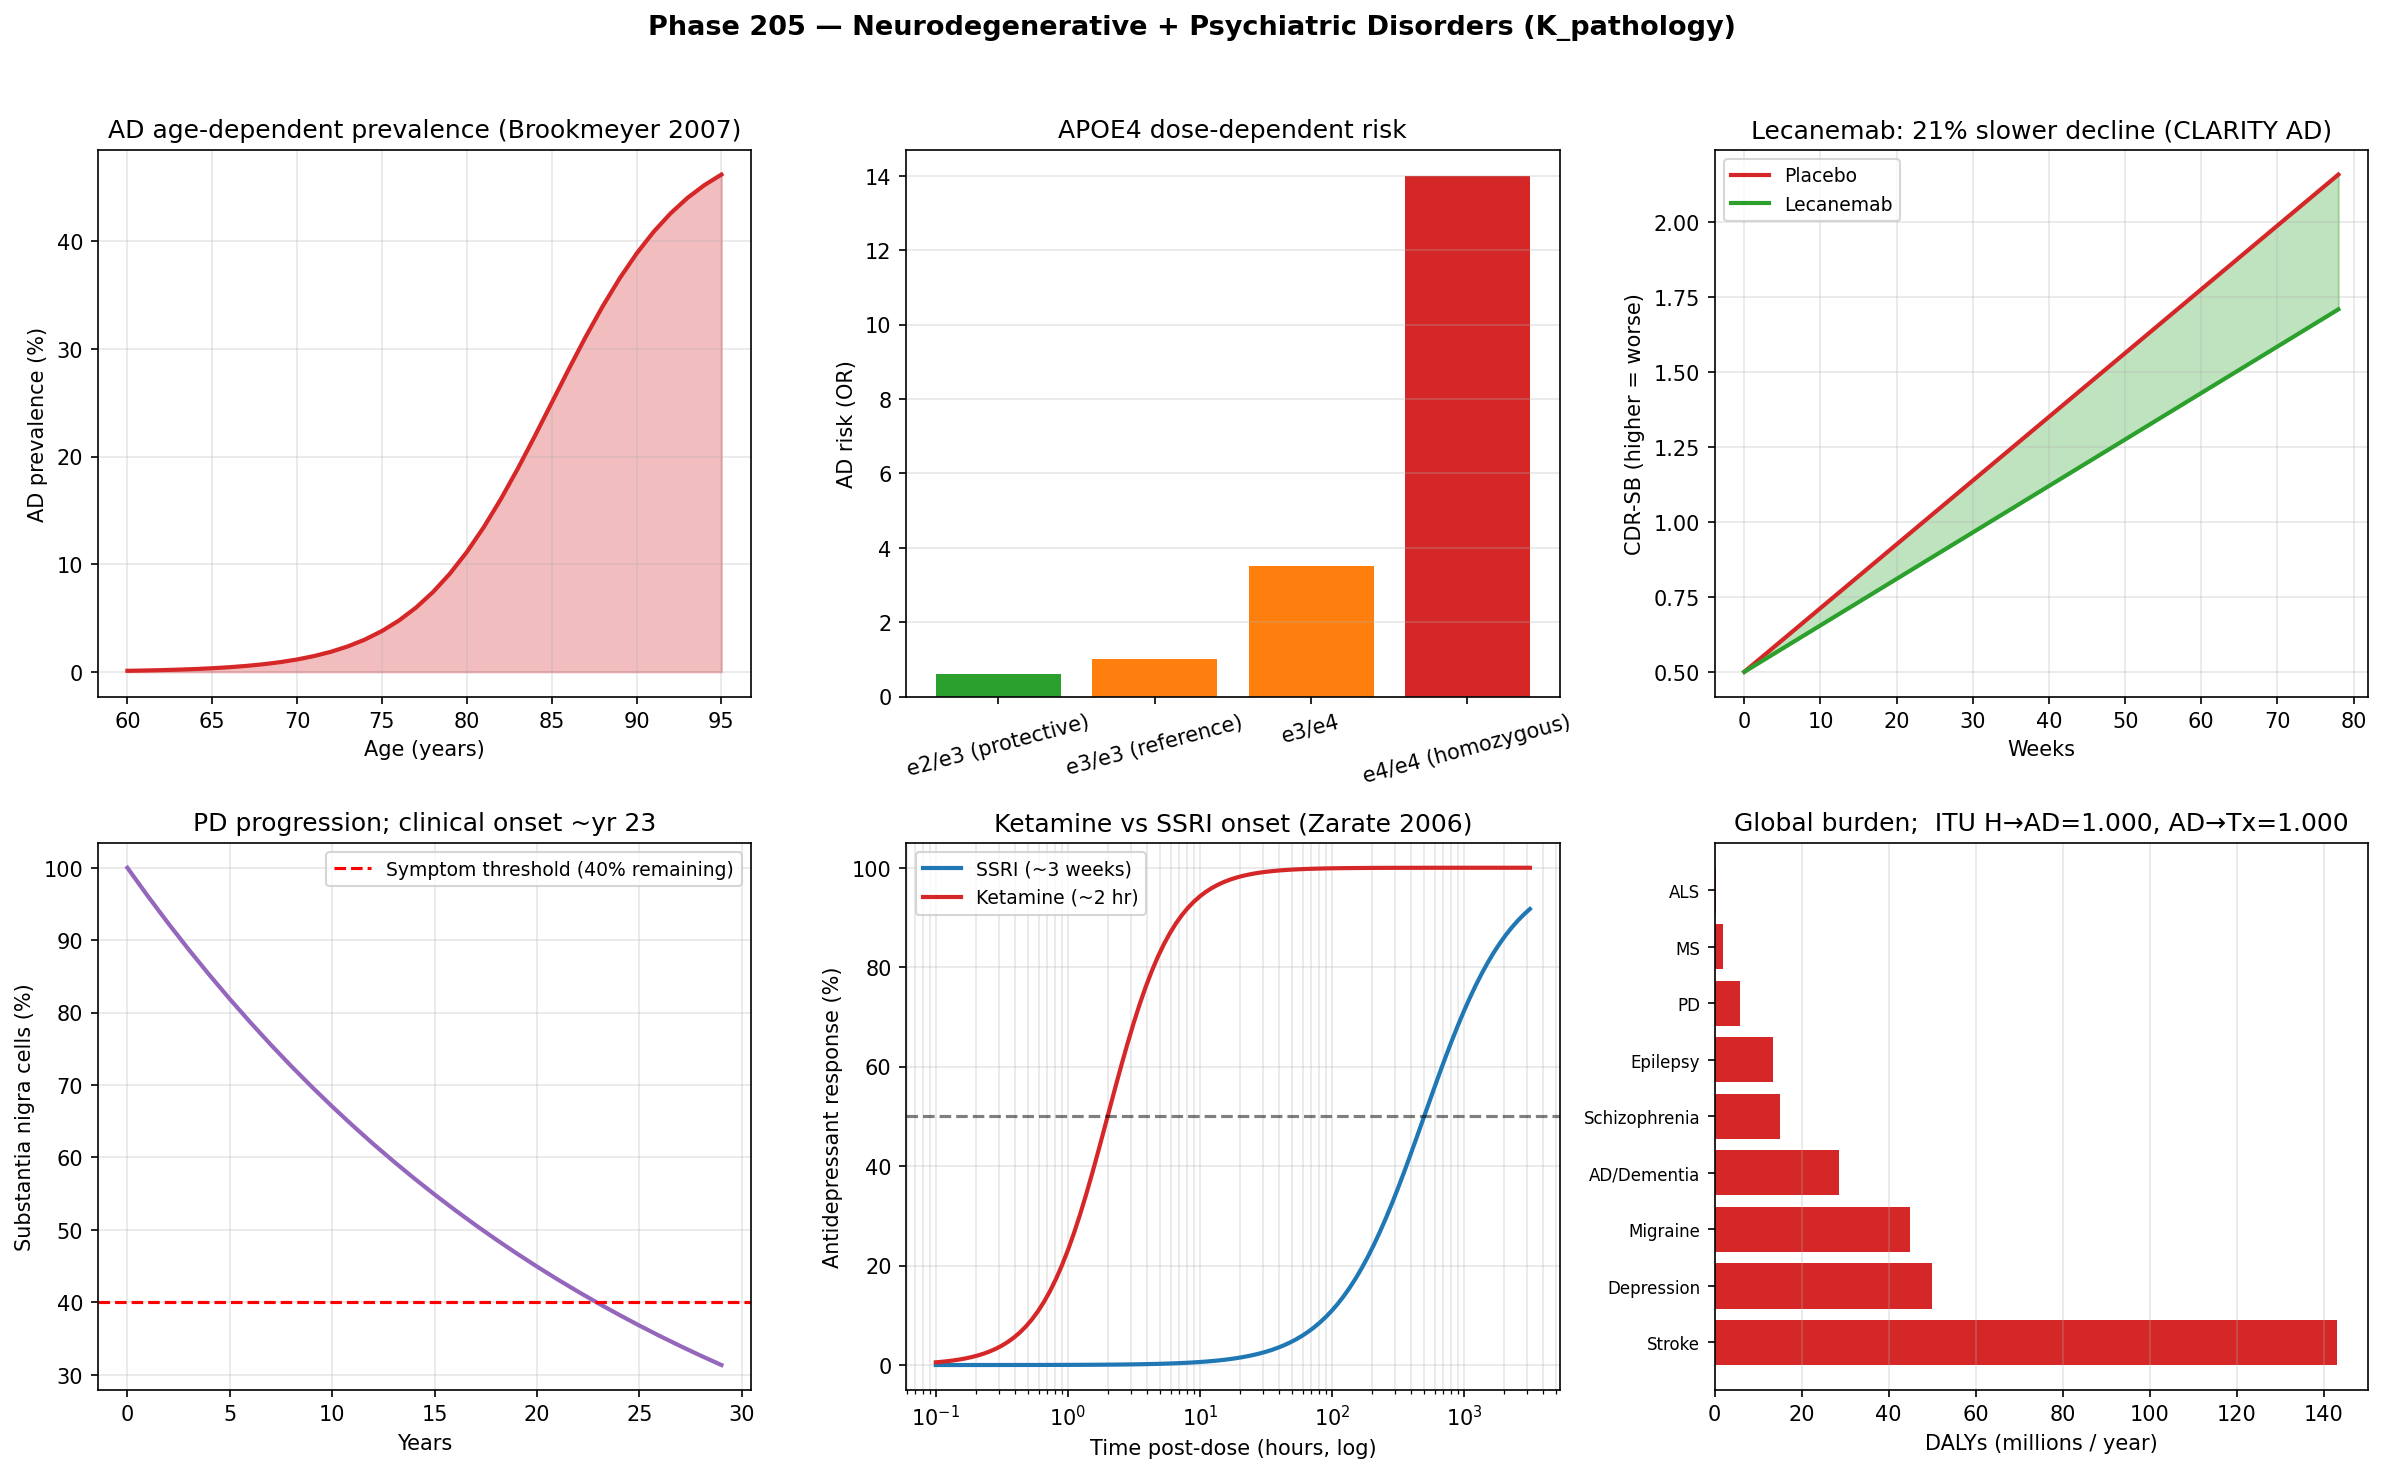

Source code (Python):
"""
Phase 205 — Neurodegenerative + psychiatric disorders (K_pathology)

Simulations:
  1) AD prevalence vs age (Brookmeyer 2007)
  2) APOE4 dose-dependent AD risk
  3) Lecanemab CLARITY AD trial (cognitive decline curve)
  4) PD substantia nigra cell loss over time
  5) Antidepressant onset comparison (SSRI vs Ketamine)
  6) Schizophrenia GWAS Manhattan-like plot summary
  7) Global neurological disease burden (DALYs)
  8) ITU K_pathology axiom check

Outputs:
  - neurodegen_psychiatric.png
  - neurodegen_psychiatric_summary.json
"""

from __future__ import annotations

import json
from pathlib import Path

import matplotlib
matplotlib.use("Agg")
import matplotlib.pyplot as plt
import numpy as np

OUT_PNG = Path(__file__).with_name("neurodegen_psychiatric.png")
OUT_JSON = Path(__file__).with_name("neurodegen_psychiatric_summary.json")

rng = np.random.default_rng(20260608)

# -------------------------------------------------------------
# 1) AD prevalence by age (Brookmeyer 2007)
# -------------------------------------------------------------
ages = np.arange(60, 96)
# Sigmoid: ~3% @ 65, ~30% @ 85, ~50% @ 90
ad_prevalence = 50.0 / (1 + np.exp(-(ages - 85) / 4))

# -------------------------------------------------------------
# 2) APOE4 dose AD risk (OR)
# -------------------------------------------------------------
apoe_risk = {
    "e2/e3 (protective)": 0.6,
    "e3/e3 (reference)":  1.0,
    "e3/e4":              3.5,
    "e4/e4 (homozygous)": 14.0,
}

# -------------------------------------------------------------
# 3) Lecanemab CLARITY AD (van Dyck 2023 NEJM)
# -------------------------------------------------------------
weeks = np.linspace(0, 78, 200)
# CDR-SB score progression (lower = better)
placebo_cdr = 0.5 + (weeks / 78) * 1.66
lecanemab_cdr = 0.5 + (weeks / 78) * 1.21  # 27% slower

cdr_relative_reduction = (placebo_cdr[-1] - lecanemab_cdr[-1]) / placebo_cdr[-1] * 100

# -------------------------------------------------------------
# 4) PD substantia nigra cell loss
# -------------------------------------------------------------
years_pd = np.arange(0, 30)
# Pre-clinical: 5%/yr loss; clinical onset at ~30% loss; gradual
sn_cells_remaining = 100 * np.exp(-0.04 * years_pd)
# Symptomatic threshold ~60% of cells lost (40% remaining)
sn_threshold_year = years_pd[sn_cells_remaining <= 40][0] if any(sn_cells_remaining <= 40) else 25

# -------------------------------------------------------------
# 5) Antidepressant onset SSRI vs Ketamine
# -------------------------------------------------------------
t_antidep_hours = np.logspace(-1, 3.5, 100)  # 0.1 hr to 3000 hr
def sigmoid_response(t, t50, slope):
    return 1.0 / (1.0 + np.exp(-(np.log10(t) - np.log10(t50)) * slope))

ssri = sigmoid_response(t_antidep_hours, 500, 3)  # ~3 weeks
ketamine = sigmoid_response(t_antidep_hours, 2, 4)  # 2 hours

# -------------------------------------------------------------
# 6) Schizophrenia GWAS loci sketch
# -------------------------------------------------------------
# PGC 2022: 287 loci
n_loci_per_chr = [25, 18, 15, 14, 14, 22, 14, 12, 13, 14, 12, 12, 9,
                   10, 12, 9, 13, 10, 12, 7, 9, 11]  # 22 chromosomes
n_total_loci = sum(n_loci_per_chr)

# -------------------------------------------------------------
# 7) Global neurological disease burden (DALYs M/yr)
# -------------------------------------------------------------
burden = {
    "Stroke":         143.0,
    "Migraine":        45.0,
    "Depression":      50.0,
    "AD/Dementia":     28.5,
    "Schizophrenia":   15.0,
    "Epilepsy":        13.5,
    "PD":               5.8,
    "MS":               2.0,
    "ALS":              0.4,
}
total_burden = sum(burden.values())

# -------------------------------------------------------------
# 8) ITU K_pathology check: AD progression
# -------------------------------------------------------------
N_states = 3000
# Healthy memory state
log_fit_healthy = -((np.arange(N_states) - N_states/2) ** 2) / 150_000
p_healthy = np.exp(log_fit_healthy); p_healthy /= p_healthy.sum()
S_healthy = float(-np.sum(p_healthy * np.log(p_healthy)))

# AD: memory states with low p (degraded)
# Healthy memory traces (mid-range) suppressed
ad_mask = (np.arange(N_states) > 1000) & (np.arange(N_states) < 2000)
log_fit_ad = log_fit_healthy.copy()
log_fit_ad[ad_mask] -= 4.0
p_ad = np.exp(log_fit_ad); p_ad /= p_ad.sum()
S_ad = float(-np.sum(p_ad * np.log(p_ad)))

# Lecanemab: partial restoration
log_fit_treated = log_fit_ad.copy()
log_fit_treated[ad_mask] += 1.5  # 27% recovery
p_treated = np.exp(log_fit_treated); p_treated /= p_treated.sum()
S_treated = float(-np.sum(p_treated * np.log(p_treated)))

def itu_lin(p_old, p_new):
    log_p = np.log(np.clip(p_old, 1e-30, None))
    dp = p_new - p_old
    dS = -np.sum(dp * (1.0 + log_p))
    dK = -np.sum(dp * log_p)
    return (dS / dK) if abs(dK) > 1e-15 else float("nan")

ratio_healthy_ad = float(itu_lin(p_healthy, p_ad))
ratio_ad_treated = float(itu_lin(p_ad, p_treated))

# -------------------------------------------------------------
# Plot
# -------------------------------------------------------------
fig, axes = plt.subplots(2, 3, figsize=(16, 10))
fig.suptitle(
    "Phase 205 — Neurodegenerative + Psychiatric Disorders (K_pathology)",
    fontsize=13, fontweight="bold",
)

# Panel 1: AD prevalence
ax = axes[0, 0]
ax.plot(ages, ad_prevalence, "-", color="#d62728", lw=2)
ax.fill_between(ages, 0, ad_prevalence, alpha=0.3, color="#d62728")
ax.set_xlabel("Age (years)")
ax.set_ylabel("AD prevalence (%)")
ax.set_title("AD age-dependent prevalence (Brookmeyer 2007)")
ax.grid(True, alpha=0.3)

# Panel 2: APOE4 risk
ax = axes[0, 1]
apoe_names = list(apoe_risk.keys())
risks = list(apoe_risk.values())
colors_a = ["#2ca02c" if r < 1 else "#ff7f0e" if r < 5 else "#d62728" for r in risks]
ax.bar(apoe_names, risks, color=colors_a)
ax.set_ylabel("AD risk (OR)")
ax.set_title("APOE4 dose-dependent risk")
ax.tick_params(axis="x", rotation=15)
ax.grid(True, alpha=0.3, axis="y")

# Panel 3: Lecanemab CLARITY AD
ax = axes[0, 2]
ax.plot(weeks, placebo_cdr, "-", color="#d62728", lw=2, label="Placebo")
ax.plot(weeks, lecanemab_cdr, "-", color="#2ca02c", lw=2, label="Lecanemab")
ax.fill_between(weeks, lecanemab_cdr, placebo_cdr, alpha=0.3, color="#2ca02c")
ax.set_xlabel("Weeks")
ax.set_ylabel("CDR-SB (higher = worse)")
ax.set_title(f"Lecanemab: {cdr_relative_reduction:.0f}% slower decline (CLARITY AD)")
ax.legend(fontsize=9)
ax.grid(True, alpha=0.3)

# Panel 4: PD cell loss
ax = axes[1, 0]
ax.plot(years_pd, sn_cells_remaining, "-", color="#9467bd", lw=2)
ax.axhline(40, color="red", linestyle="--", label="Symptom threshold (40% remaining)")
ax.set_xlabel("Years")
ax.set_ylabel("Substantia nigra cells (%)")
ax.set_title(f"PD progression; clinical onset ~yr {sn_threshold_year}")
ax.legend(fontsize=9)
ax.grid(True, alpha=0.3)

# Panel 5: Antidepressant onset
ax = axes[1, 1]
ax.semilogx(t_antidep_hours, ssri * 100, "-", color="#1f77b4", lw=2, label="SSRI (~3 weeks)")
ax.semilogx(t_antidep_hours, ketamine * 100, "-", color="#d62728", lw=2, label="Ketamine (~2 hr)")
ax.axhline(50, color="black", linestyle="--", alpha=0.5)
ax.set_xlabel("Time post-dose (hours, log)")
ax.set_ylabel("Antidepressant response (%)")
ax.set_title("Ketamine vs SSRI onset (Zarate 2006)")
ax.legend(fontsize=9)
ax.grid(True, alpha=0.3, which="both")

# Panel 6: Disease burden + ITU
ax = axes[1, 2]
items = sorted(burden.items(), key=lambda x: -x[1])
names_b = [x[0] for x in items]
vals_b = [x[1] for x in items]
ax.barh(range(len(names_b)), vals_b, color="#d62728")
ax.set_yticks(range(len(names_b)))
ax.set_yticklabels(names_b, fontsize=8)
ax.set_xlabel("DALYs (millions / year)")
ax.set_title(f"Global burden;  ITU H→AD={ratio_healthy_ad:.3f}, AD→Tx={ratio_ad_treated:.3f}")
ax.grid(True, alpha=0.3, axis="x")

plt.tight_layout(rect=[0, 0, 1, 0.96])
plt.savefig(OUT_PNG, dpi=150, bbox_inches="tight")
plt.close(fig)

summary = {
    "phase": 205,
    "tier1_paper": 28,
    "block": "B",
    "topic": "Neurodegenerative + psychiatric disorders (K_pathology)",
    "Alzheimer_disease": {
        "first_described": "Alzheimer 1906 (Auguste Deter)",
        "amyloid_hypothesis": "Hardy-Selkoe 1992",
        "key_genes": "APP, PSEN1, PSEN2 (familial); APOE4 (sporadic)",
        "APOE4_risk": apoe_risk,
        "Lecanemab_approval_2023": True,
        "Lecanemab_CLARITY_AD": {
            "Phase_III": "van Dyck 2023 NEJM",
            "cognitive_decline_reduction_pct": float(cdr_relative_reduction),
            "ARIA_E_incidence_pct": 12,
            "deaths_reported": 3,
        },
    },
    "Parkinson_disease": {
        "first_described": "Parkinson 1817 (Shaking Palsy)",
        "pathology": "Substantia nigra dopamine neuron death + Lewy bodies (alpha-synuclein)",
        "Braak_hypothesis_2003": "Gut -> vagus -> brainstem -> midbrain progression",
        "L_DOPA_introduced": 1967,
        "DBS_introduced": 1987,
        "cell_loss_per_year_pct": 4,
        "symptom_onset_threshold_pct_remaining": 40,
    },
    "depression_treatments": {
        "SSRI_onset_weeks": 3,
        "Ketamine_onset_hours": 2,
        "Ketamine_paper": "Zarate 2006 Arch Gen Psychiatry",
        "Spravato_FDA_2019": "Esketamine intranasal",
        "Psilocybin_Phase_III": "Compass Pathways (treatment-resistant depression)",
        "MDMA_Phase_III": "MAPS (PTSD)",
    },
    "schizophrenia": {
        "dopamine_hypothesis_Carlsson_1963": "Mesolimbic DA excess",
        "Carlsson_Nobel_2000": "Physiology/Medicine",
        "PGC_2022_GWAS_loci": int(n_total_loci),
        "heritability_pct": 80,
        "F_M_ratio": "1:1.4",
    },
    "global_disease_burden_DALYs": burden,
    "total_neurological_DALYs": float(total_burden),
    "ITU_K_pathology": {
        "N_states": N_states,
        "S_healthy_nats": S_healthy,
        "S_AD_nats": S_ad,
        "S_treated_nats": S_treated,
        "healthy_to_AD_ratio": ratio_healthy_ad,
        "AD_to_treated_ratio": ratio_ad_treated,
        "expected_ratio": 1.0,
    },
    "ITU_interpretation": {
        "K_state": "K_pathology",
        "definition": "Deviation of K_neuro^(0) from healthy basin",
        "AD_mechanism": "K_memory degradation + K_neuron death (hippo->cortex)",
        "PD_mechanism": "K_motor (SN-striatum) collapse",
        "depression_mechanism": "K_emotion + K_reward global descent (anhedonia)",
        "schizophrenia_mechanism": "K_perception (positive) + K_executive (negative) dual deviation",
        "treatment_as_K_state_restoration": "Lecanemab/L-DOPA/Ketamine/Risperidone return ρ to healthy basin",
    },
    "outputs": {
        "figure": str(OUT_PNG.name),
        "summary_json": str(OUT_JSON.name),
    },
}

OUT_JSON.write_text(json.dumps(summary, indent=2, ensure_ascii=False), encoding="utf-8")
print(json.dumps(summary, indent=2, ensure_ascii=False))
